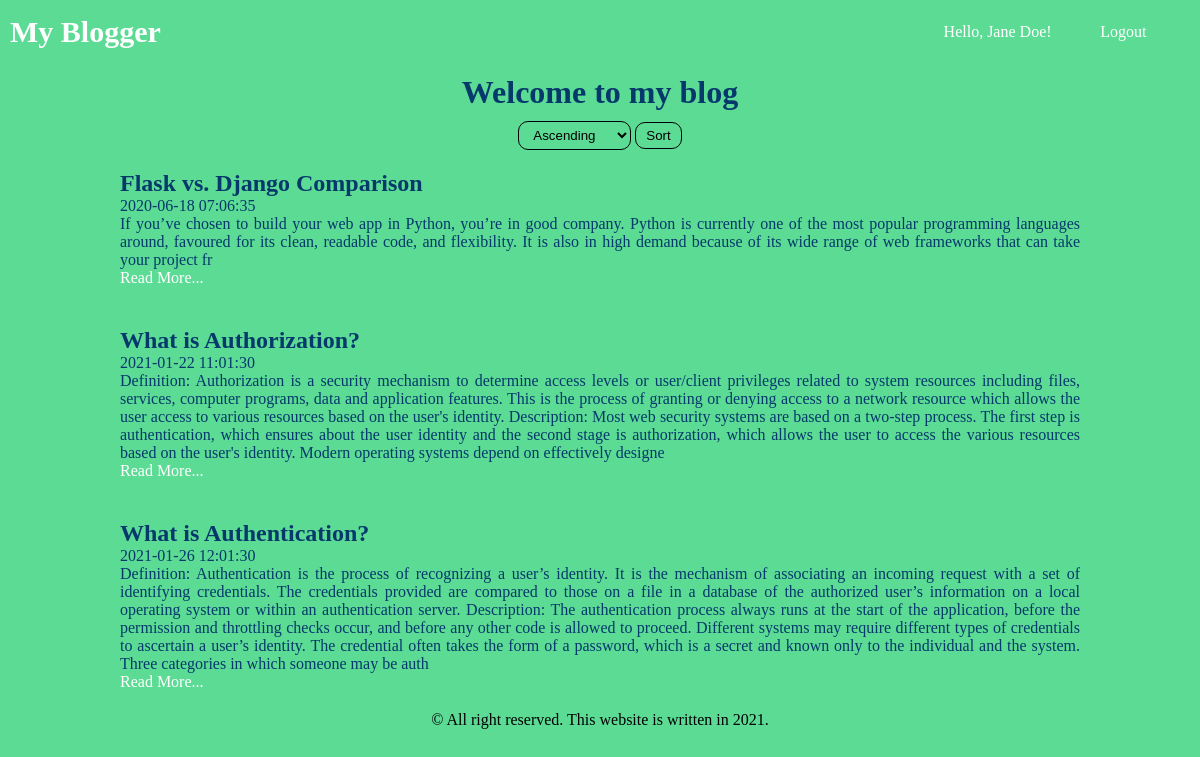
The page /index (signed in) on the database its author committed.
### app/models.py (models this page shows, shortened)
class User(UserMixin, db.Model):
    id = db.Column(db.Integer, primary_key=True)
    firstname = db.Column(db.String(64))
    lastname = db.Column(db.String(64))
    email = db.Column(db.String(120), index=True, unique=True)
    password_hash = db.Column(db.String(128))
    comments = db.relationship('Comment', backref='user', lazy='joined')

class Post(db.Model):
    id = db.Column(db.Integer, primary_key=True)
    title = db.Column(db.String(50))
    body = db.Column(db.String(140))
    timestamp = db.Column(db.TIMESTAMP, index=True, default=datetime.now)
    comments = db.relationship('Comment', backref='post', lazy='joined')

### app/routes.py (the view)
@app.route('/')
@app.route('/index', methods=['GET', 'POST'])
def index():
    sort_by = request.form.get('sort_by')
    posts = Post.query.order_by(Post.timestamp.asc()).all()
    if sort_by == 'descending':
        posts = Post.query.order_by(Post.timestamp.desc()).all()
    return render_template('index.html', title='Home Page', posts=posts)

### app/models.py (called while the page is built)
@login.user_loader
def load_user(id):
    return User.query.get(int(id))

### app/templates/index.html (shortened to what this page needs)
{% extends 'base.html' %}
{% block style %}
    <link rel="stylesheet" href="{{ url_for('static', filename='styles/index.css') }}">
{% endblock %}
{% block page_title %}
<h1>Welcome to my blog</h1>
{% endblock %}
{% block content %}
    <div class="filter">
        <form action="" method="post">
            <select name="sort_by" id="sort_by">
                <option value="ascending">Ascending</option>
            </select>
            <button type="submit">Sort</button>
        </form>
    </div>
    {% for post in posts %}
        <div class="post">
            <h2>{{ post.title }}</h2>
            <p>{{ post.timestamp.strftime('%Y-%m-%d %H:%m:%S') }}</p>
            <p>{{ post.body[:-1000] }}</p>
            <a href="posts/{{ post.id }}">Read More...</a>
        </div>
    {% endfor %}
{% endblock %}

### app/templates/base.html (shortened to what this page needs)
<!DOCTYPE html>
<html lang="en">
<head>
    <link rel="stylesheet" href="{{ url_for('static', filename='styles/base.css') }}">
    {% block style %}
    {% endblock %}
</head>
<body>
{% block navbar %}
    <div class="navbar">
        <ul class="navbar-brand">
            <li><a href="{{ url_for('index') }}">My Blogger</a></li>
        </ul>
        <ul class="navbar-nav right">
            {% if current_user.is_anonymous %}
                <li>Hello, Guest!</li>
                <li><a href="{{ url_for('login') }}">Sign in</a></li>
                <li><a href="{{ url_for('register') }}">Register</a></li>
            {% else %}
                <li>Hello, {{ current_user.firstname | capitalize }} {{ current_user.lastname | capitalize }}!</li>
                <li><a href="{{ url_for('logout') }}">Logout</a></li>
            {% endif %}
        </ul>
    </div>
{% endblock %}
<div class="container">
    {% block page_title %}
    {% endblock %}
    <div class="content">
        {% block content %}
        {% endblock %}
    </div>
    {% block footer %}
        <footer>
            &copy All right reserved. This website is written in 2021.
        </footer>
    {% endblock %}
</div>
</body>
</html>

### app/static/styles/base.css (style rules this page uses)
* { box-sizing: border-box; margin: 0; padding: 0; background-color: #5CDB95; }
html, body { height: 100%; }
h1 { text-align: center; margin-top: 10px; }
ul { list-style-type: none; }
.navbar { display: flex; flex-direction: row; justify-content: space-between; align-items: center; padding: 15px 5px; }
.navbar .navbar-nav { display: flex; flex-direction: row; justify-content: space-evenly; align-items: center; }
.navbar-brand li { margin-left: 5px; font-size: 30px; font-weight: bold; }
.navbar .navbar-nav.right { min-width: 300px; }
li, a { text-decoration: none; color: white; }
button, select, input[type="submit"] { padding: 5px 10px; border-radius: 10px; box-shadow: none; outline: none; cursor: pointer; border: 1px solid black; }
h1, h2, p { color: #05386B; }
.container { display: flex; flex-direction: column; align-items: center; justify-content: space-evenly; }

### app/static/styles/index.css (style rules this page uses)
.content { display: flex; flex-direction: column; justify-content: center; align-items: center; max-width: 1000px; margin: 0 auto; }
.post { margin: 20px; }
.post p { text-align: justify; }
.filter { margin-top: 10px; }

### rows shown on the page
User: firstname "Jane", lastname "Doe"
Post: title "Flask vs. Django Comparison", timestamp "2020-06-18 07:06:35", body "If you’ve chosen to build your web app in Python, you’re in good company. Python is currently one of the most popular programming languages around, favoured for its clean, readable code, and flexibility. It is also in high demand because of its wide range of web frameworks that can take your project fr"
Post: title "What is Authorization?", timestamp "2021-01-22 11:01:30", body "Definition: Authorization is a security mechanism to determine access levels or user/client privileges related to system resources including files, services, computer programs, data and application features. This is the process of granting or denying access to a network resource which allows the user access to various resources based on the user's identity. Description: Most web security systems are based on a two-step process. The first step is authentication, which ensures about the user identity and the second stage is authorization, which allows the user to access the various resources based on the user's identity. Modern operating systems depend on effectively designe"
Post: title "What is Authentication?", timestamp "2021-01-26 12:01:30", body "Definition: Authentication is the process of recognizing a user’s identity. It is the mechanism of associating an incoming request with a set of identifying credentials. The credentials provided are compared to those on a file in a database of the authorized user’s information on a local operating system or within an authentication server. Description: The authentication process always runs at the start of the application, before the permission and throttling checks occur, and before any other code is allowed to proceed. Different systems may require different types of credentials to ascertain a user’s identity. The credential often takes the form of a password, which is a secret and known…"
